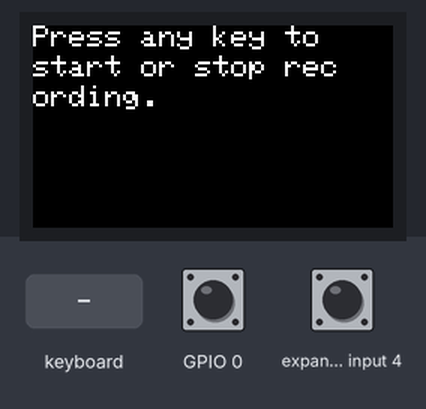
The sketch below on a simulated ESP32-S3. On the bench: 240×135 colour display. Inputs (shaded band) come from the test bench; at power-on: GPIO 0 HIGH, expander input 4 HIGH. I2S audio is not simulated (input reads silence); storage starts empty; what the sketch prints to the serial monitor is not drawn.

Above: at 1.4 s.
1.5 s: keyboard key "1" received
At 2.2 s:
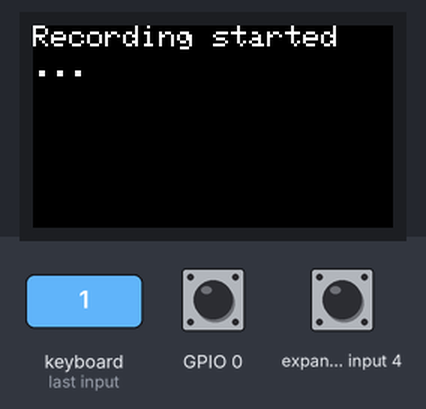
3.0 s: keyboard key "0" received
At 4.0 s:
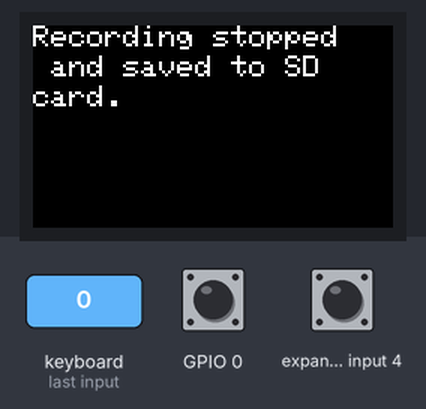
4.5 s: keyboard key "2" received
At 5.7 s:
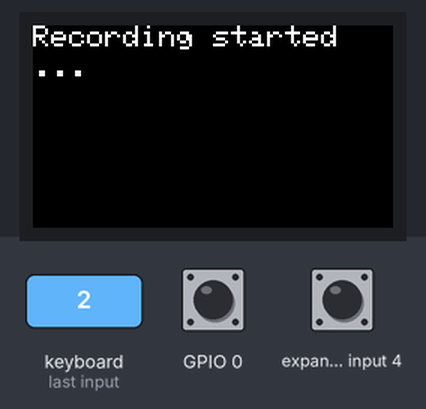
Timing chart, 0 to 7.5 s (numbered marks = the images above; inputs shaded):
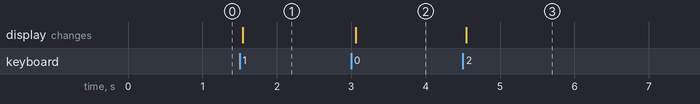

Measured:
- after the input at 1.5 s, the display: changes at once (image 1)
- after the input at 3.0 s, the display: changes after 0.06 s (image 2)
- after the input at 4.5 s, the display: changes at once (image 3)

The sketch:

mp3-sd-record.ino
```cpp
#include <M5Cardputer.h>  // Use M5Cardputer library instead of M5Stack
#include <driver/i2s.h>
#include <SD.h>

File audioFile;
bool isRecording = false;
uint32_t data_size = 0;  // Track the size of the recorded data
String msg = "Press any key to start or stop recording.";
const String baseName = "/recording";  // Base filename for recordings. Files will not be overwritten; a unique number will be appended if a file already exists

// I2S configuration for the SPM1423 MEMS microphone
i2s_config_t i2s_config = {
    .mode = (i2s_mode_t)(I2S_MODE_MASTER | I2S_MODE_RX | I2S_MODE_PDM),
    .sample_rate = 64000,
    .bits_per_sample = I2S_BITS_PER_SAMPLE_16BIT,
    .channel_format = I2S_CHANNEL_FMT_ONLY_RIGHT,
    .communication_format = I2S_COMM_FORMAT_STAND_I2S,
    .intr_alloc_flags = ESP_INTR_FLAG_LEVEL1,
    .dma_buf_count = 2,
    .dma_buf_len = 1024,
};

// I2S pin configuration (for M5Cardputer)
i2s_pin_config_t pin_config = {
    .bck_io_num = I2S_PIN_NO_CHANGE,  // Not used for PDM
    .ws_io_num = 43,                  // Clock pin
    .data_out_num = I2S_PIN_NO_CHANGE, // No output needed
    .data_in_num = 46,                // Data pin
};

// WAV file header structure
struct WAVHeader {
    char riff_header[4];    // "RIFF"
    uint32_t wav_size;      // Size of the wav portion of the file, excluding the first 8 bytes
    char wave_header[4];    // "WAVE"
    char fmt_header[4];     // "fmt "
    uint32_t fmt_chunk_size;// Size of the fmt chunk (16 for PCM)
    uint16_t audio_format;  // Audio format (1 for PCM)
    uint16_t num_channels;  // Number of channels (1 for mono)
    uint32_t sample_rate;   // Sampling rate (e.g., 64,000)
    uint32_t byte_rate;     // Number of bytes per second (sample_rate * num_channels * bits_per_sample / 8)
    uint16_t sample_alignment; // num_channels * bits_per_sample / 8
    uint16_t bit_depth;     // Bits per sample
    char data_header[4];    // "data"
    uint32_t data_bytes;    // Number of bytes in the data portion of the file
};

void displayMsg(String message) {
    int x = 0;  // Starting X position
    int y = 0;  // Starting Y position
    int maxWidth = 200;  // Screen width in pixels
    int maxHeight = 135;  // Screen height in pixels
    int lineHeight = 20;  // Line height based on text size
    M5Cardputer.Lcd.fillScreen(TFT_BLACK);  // Clear the screen

    M5Cardputer.Lcd.setTextColor(TFT_WHITE);
    M5Cardputer.Lcd.setTextSize(2);  // Adjust text size as needed

    String currentLine = "";

    for (int i = 0; i < message.length(); i++) {
        currentLine += message[i];

        // Check if current line exceeds the screen width or it's a newline character
        int lineWidth = M5Cardputer.Lcd.textWidth(currentLine);
        if (lineWidth > maxWidth || message[i] == '\n') {
            M5Cardputer.Lcd.setCursor(x, y);
            M5Cardputer.Lcd.println(currentLine);  // Print the line
            currentLine = "";  // Reset for the next line
            y += lineHeight;  // Move cursor to the next line

            // If we've reached the bottom of the screen, clear and reset
            if (y + lineHeight > maxHeight) {
                y = 0;  // Reset Y to the top of the screen
                M5Cardputer.Lcd.fillScreen(TFT_BLACK);  // Clear the screen
            }
        }
    }

    // Print any remaining text that didn’t trigger a wrap
    if (currentLine.length() > 0) {
        M5Cardputer.Lcd.setCursor(x, y);
        M5Cardputer.Lcd.println(currentLine);
    }
}

String generateFilename() {
    String extension = ".wav";
    int fileIndex = 0;
    String filename = baseName + extension;

    // Check if the base filename exists, if it does, increment the number
    while (SD.exists(filename)) {
        fileIndex++;  // Increment the number
        filename = baseName + String(fileIndex) + extension;  // Create the new filename
    }

    return filename;
}


// Function to create the WAV file header
void createWAVHeader(WAVHeader *header, uint32_t sample_rate, uint16_t bit_depth, uint16_t num_channels, uint32_t data_size) {
    memcpy(header->riff_header, "RIFF", 4);
    header->wav_size = data_size + 36; // Data size + header size - 8
    memcpy(header->wave_header, "WAVE", 4);
    memcpy(header->fmt_header, "fmt ", 4);
    header->fmt_chunk_size = 16;
    header->audio_format = 1;         // PCM format
    header->num_channels = num_channels;
    header->sample_rate = sample_rate;
    header->byte_rate = sample_rate * num_channels * bit_depth / 8;
    header->sample_alignment = num_channels * bit_depth / 8;
    header->bit_depth = bit_depth;
    memcpy(header->data_header, "data", 4);
    header->data_bytes = data_size;
}

void setup() {
    M5Cardputer.begin();  // Initialize M5Cardputer (instead of M5.begin)
    Serial.begin(115200);

    // Initialize SD card
    if (!SD.begin()) {
        msg = "SD Card initialization failed!";
        displayMsg(msg);
        Serial.println(msg);
        return;
    }

    // Check free space (wonder why I added this!)
    if (SD.totalBytes() - SD.usedBytes() < 2048 ) {
        msg = "Not enough space on the SD Card!";
        displayMsg(msg);
        Serial.println(msg);
        return;
    }

    displayMsg(msg);

    // I2S setup
    i2s_driver_install(I2S_NUM_0, &i2s_config, 0, NULL);
    i2s_set_pin(I2S_NUM_0, &pin_config);
}

void startRecording() {
    // Open the WAV file in write mode to overwrite the previous recording
    String filename = generateFilename();
    audioFile = SD.open(filename, FILE_WRITE);
    if (!audioFile) {
        String msg = "Failed to open file for writing!";
        displayMsg(msg);
        Serial.println(msg);
        return;
    }

    // Write WAV header placeholder
    WAVHeader header;
    data_size = 0;  // Reset data size for the new recording
    createWAVHeader(&header, 64000, 16, 1, data_size);
    audioFile.write((uint8_t*)&header, sizeof(WAVHeader));  // Write initial header

    msg = "Recording started...";
    displayMsg(msg);
    Serial.println(msg);
    isRecording = true;
}

void stopRecording() {
    // Update the WAV header with the correct data size
    audioFile.seek(0);  // Move to the start of the file to overwrite the header
    WAVHeader header;
    createWAVHeader(&header, 64000, 16, 1, data_size);  // Update the size in the header
    audioFile.write((uint8_t*)&header, sizeof(WAVHeader));  // Overwrite with correct header
    audioFile.close();  // Close the file

    msg = "Recording stopped and saved to SD card.";
    displayMsg(msg);
    Serial.println(msg);
    isRecording = false;
}

void loop() {
    M5Cardputer.update();  // Update the M5Cardputer state

    // Check if any key has been pressed
    if (M5Cardputer.Keyboard.isChange() && M5Cardputer.Keyboard.isPressed()) {
        if (!isRecording) {
          startRecording();
        } else {
          stopRecording();
        }
    }

    // Continuously read from I2S and write to file during recording
    if (isRecording) {
        const int bufferSize = 1024;
        int16_t i2sBuffer[bufferSize];
        size_t bytes_read = 0;
        // Define an amplification factor (e.g., 3x amplification) -- otherwise very low volume
        const int amplificationFactor = 3;

        // Continuously read data until stopRecording is called
        i2s_read(I2S_NUM_0, (void*)i2sBuffer, bufferSize * sizeof(int16_t), &bytes_read, portMAX_DELAY);

        // Only write if data was read
        if (bytes_read > 0) {
          // Amplify each sample in the buffer
          for (int i = 0; i < bytes_read / sizeof(int16_t); i++) {
            i2sBuffer[i] *= amplificationFactor;
            // Prevent clipping by limiting values to 16-bit range
            if (i2sBuffer[i] > INT16_MAX) i2sBuffer[i] = INT16_MAX;
            if (i2sBuffer[i] < INT16_MIN) i2sBuffer[i] = INT16_MIN;
          }
          audioFile.write((uint8_t*)i2sBuffer, bytes_read);  // Write PCM data to file
          data_size += bytes_read;  // Accumulate the total size of data written
        }
    }
}
```
